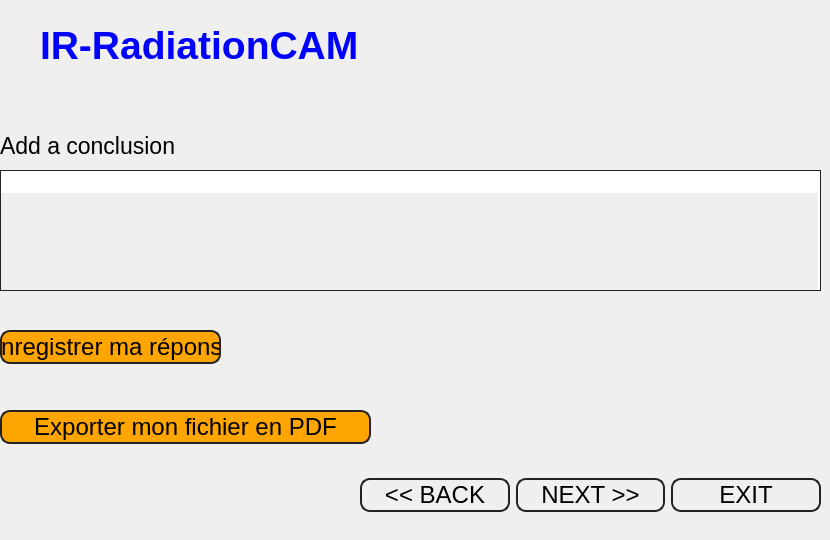
          <widget class="QWidget" name="page_24">
           <widget class="QLabel" name="label_158">
            <property name="geometry">
             <rect>
              <x>40</x>
              <y>0</y>
              <width>651</width>
              <height>91</height>
             </rect>
            </property>
            <property name="font">
             <font>
              <pointsize>29</pointsize>
              <weight>75</weight>
              <bold>true</bold>
             </font>
            </property>
            <property name="styleSheet">
             <string notr="true">background : none ; 

color: rgb(0, 0, 255);</string>
            </property>
            <property name="text">
             <string>IR-RadiationCAM </string>
            </property>
            <property name="alignment">
             <set>Qt::AlignLeading|Qt::AlignLeft|Qt::AlignVCenter</set>
            </property>
           </widget>
           <widget class="QLabel" name="label_159">
            <property name="geometry">
             <rect>
              <x>0</x>
              <y>80</y>
              <width>361</width>
              <height>131</height>
             </rect>
            </property>
            <property name="font">
             <font>
              <pointsize>17</pointsize>
             </font>
            </property>
            <property name="text">
             <string>Add a conclusion</string>
            </property>
            <property name="scaledContents">
             <bool>true</bool>
            </property>
            <property name="wordWrap">
             <bool>true</bool>
            </property>
           </widget>
           <widget class="QFrame" name="frame_54">
            <property name="geometry">
             <rect>
              <x>360</x>
              <y>460</y>
              <width>461</width>
              <height>71</height>
             </rect>
            </property>
            <property name="styleSheet">
             <string notr="true">border : 0px soldi; 
</string>
            </property>
            <property name="frameShape">
             <enum>QFrame::StyledPanel</enum>
            </property>
            <property name="frameShadow">
             <enum>QFrame::Raised</enum>
            </property>
            <layout class="QHBoxLayout" name="horizontalLayout_56">
             <property name="spacing">
              <number>-1</number>
             </property>
             <property name="leftMargin">
              <number>0</number>
             </property>
             <property name="topMargin">
              <number>0</number>
             </property>
             <property name="rightMargin">
              <number>0</number>
             </property>
             <property name="bottomMargin">
              <number>0</number>
             </property>
             <item>
              <widget class="QPushButton" name="back24">
               <property name="font">
                <font>
                 <pointsize>18</pointsize>
                </font>
               </property>
               <property name="styleSheet">
                <string notr="true">QPushButton{
	width : 10px;
	height : 30px;
	border : 2px solid #222;
	border-radius: 10px;
	
}
QPushButton:hover{
	background-color: rgb(97, 97, 97);
	color: rgb(255, 255, 255);
}</string>
               </property>
               <property name="text">
                <string>&lt;&lt; BACK</string>
               </property>
              </widget>
             </item>
             <item>
              <widget class="QPushButton" name="next24">
               <property name="font">
                <font>
                 <pointsize>18</pointsize>
                </font>
               </property>
               <property name="styleSheet">
                <string notr="true">QPushButton{
	width : 10px;
	height : 30px;
	border : 2px solid #222;
	border-radius: 10px;
	
}
QPushButton:hover{
	background-color: rgb(97, 97, 97);
	color: rgb(255, 255, 255);
}</string>
               </property>
               <property name="text">
                <string>NEXT &gt;&gt;</string>
               </property>
              </widget>
             </item>
             <item>
              <widget class="QPushButton" name="exit24">
               <property name="font">
                <font>
                 <pointsize>18</pointsize>
                </font>
               </property>
               <property name="styleSheet">
                <string notr="true">QPushButton{
	width : 10px;
	height : 30px;
	border : 2px solid #222;
	border-radius: 10px;
	
}
QPushButton:hover{
	background-color: rgb(97, 97, 97);
	color: rgb(255, 255, 255);
}</string>
               </property>
               <property name="text">
                <string>EXIT</string>
               </property>
              </widget>
             </item>
            </layout>
           </widget>
           <widget class="QPushButton" name="updateresponsePage10_12">
            <property name="geometry">
             <rect>
              <x>0</x>
              <y>330</y>
              <width>221</width>
              <height>34</height>
             </rect>
            </property>
            <property name="font">
             <font>
              <pointsize>18</pointsize>
             </font>
            </property>
            <property name="styleSheet">
             <string notr="true">QPushButton{
	width : 10px;
	height : 30px;
	border : 2px solid #222;
	border-radius: 10px;
	background-color:#FFA500 ;

	
}
QPushButton:hover{
	background-color: rgb(97, 97, 97);
	color: rgb(255, 255, 255);
}</string>
            </property>
            <property name="text">
             <string>Enregistrer ma réponse</string>
            </property>
           </widget>
           <widget class="QPlainTextEdit" name="plainTextEdit_15">
            <property name="geometry">
             <rect>
              <x>0</x>
              <y>170</y>
              <width>821</width>
              <height>121</height>
             </rect>
            </property>
            <property name="whatsThis">
             <string/>
            </property>
            <property name="accessibleDescription">
             <string/>
            </property>
            <property name="styleSheet">
             <string notr="true">border : 1px solid #222;</string>
            </property>
            <property name="readOnly">
             <bool>false</bool>
            </property>
            <property name="overwriteMode">
             <bool>false</bool>
            </property>
            <property name="backgroundVisible">
             <bool>true</bool>
            </property>
            <property name="centerOnScroll">
             <bool>true</bool>
            </property>
            <property name="placeholderText">
             <string comment="ok" extracomment="ok"/>
            </property>
           </widget>
           <widget class="QPushButton" name="updateresponsePage10_13">
            <property name="geometry">
             <rect>
              <x>0</x>
              <y>410</y>
              <width>371</width>
              <height>34</height>
             </rect>
            </property>
            <property name="font">
             <font>
              <pointsize>18</pointsize>
             </font>
            </property>
            <property name="styleSheet">
             <string notr="true">QPushButton{
	width : 10px;
	height : 30px;
	border : 2px solid #222;
	border-radius: 10px;
	background-color:#FFA500 ;

	
}
QPushButton:hover{
	background-color: rgb(97, 97, 97);
	color: rgb(255, 255, 255);
}</string>
            </property>
            <property name="text">
             <string>Exporter mon fichier en PDF</string>
            </property>
           </widget>
          </widget>
